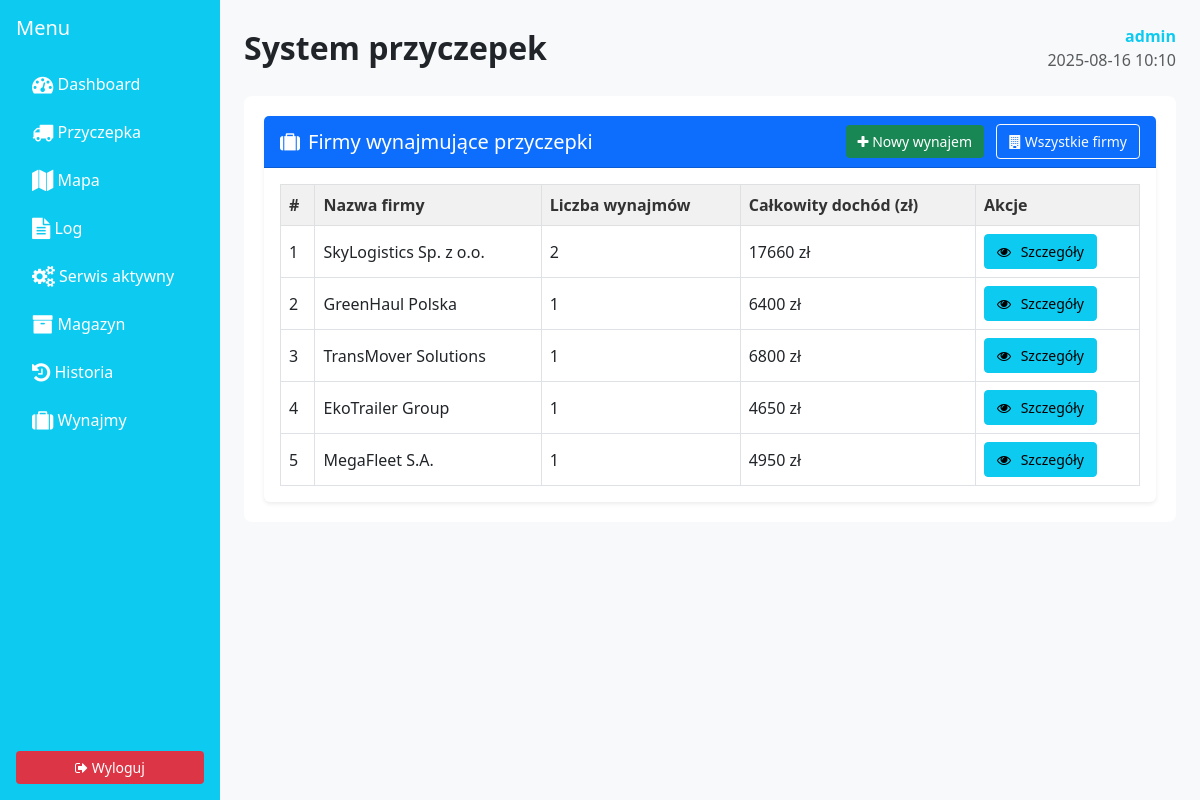
The app's page /rent/ (signed in) with its own data.
### rentalapp/models.py (models this page shows, shortened)
class Company(models.Model):
    name = models.CharField(max_length=100)
    email = models.EmailField(blank=True, null=True)
    phone = models.CharField(max_length=30, blank=True, null=True)

### rentalapp/views.py (the view)
# urls.py: path('rent/', views.rent_view, name='rent'),
@login_required
def rent_view(request):
    companies = Company.objects.filter(rentals__isnull=False).distinct().prefetch_related('rentals')
    for company in companies:
        company.total_cost = company.rentals.aggregate(total=Sum('cost'))['total'] or 0
    return render(request, 'rentalapp/rent/rent.html', {
        'companies': companies
    })

### templates/rentalapp/rent/rent.html (shortened to what this page needs)
{% extends 'rentalapp/base.html' %}
{% block content %}
    <div class="container mt-4">
        <div class="card shadow-sm border-0">
            <div class="card-header bg-primary text-white d-flex justify-content-between align-items-center">
                <h5 class="mb-0"><i class="fa fa-suitcase me-2"></i>Firmy wynajmujące przyczepki</h5>
                <div>
                    <a href="{% url 'rentalapp:add_rental' %}" class="btn btn-success btn-sm">
                        <i class="fa fa-plus"></i> Nowy wynajem
                    </a>
                    <a href="{% url 'rentalapp:company_list' %}" class="btn btn-outline-light btn-sm ms-2">
                        <i class="fa fa-building"></i> Wszystkie firmy
                    </a>
                </div>
            </div>
            <div class="card-body">
                {% if companies %}
                    <div class="table-responsive">
                        <table class="table table-bordered table-hover align-middle mb-0">
                            <thead class="table-light">
                            <tr>
                                <th>#</th>
                                <th>Nazwa firmy</th>
                                <th>Liczba wynajmów</th>
                                <th>Całkowity dochód (zł)</th>
                                <th>Akcje</th>
                            </tr>
                            </thead>
                            <tbody>
                            {% for company in companies %}
                                <tr>
                                    <td>{{ forloop.counter }}</td>
                                    <td>{{ company.name }}</td>
                                    <td>{{ company.rentals.count }}</td>
                                    <td>{{ company.total_cost|default:"0.00" }} zł</td>
                                    <td>
                                        <a href="{% url 'rentalapp:company_rent_detail' company.id %}"
                                           class="btn btn-sm btn-info">
                                            <i class="fa fa-eye"></i> Szczegóły
                                        </a>
                                    </td>
                                </tr>
                            {% endfor %}
                            </tbody>
                        </table>
                    </div>
                {% else %}
                    <div class="alert alert-info text-center mb-0">
                        Brak firm, które wynajmowały przyczepki.
                    </div>
                {% endif %}
            </div>
        </div>
    </div>
{% endblock %}

### templates/rentalapp/base.html (shortened to what this page needs)
{% load static %}
{% load tz %}
<!DOCTYPE html>
<html lang="pl">
<head>
  <link rel="stylesheet" href="https://cdn.jsdelivr.net/npm/bootstrap@5.3.0/dist/css/bootstrap.min.css">
  <link rel="stylesheet" href="https://cdn.jsdelivr.net/npm/font-awesome@4.7.0/css/font-awesome.min.css">
  <link rel="stylesheet" href="{% static 'rentalapp/css/style.css' %}">
</head>
<body>
<div class="d-flex">
    <div class="bg-info text-white p-3 d-flex flex-column" style="width: 220px; min-height: 100vh;">
        <h5 class="mb-4">Menu</h5>
        <ul class="nav flex-column">
            <li class="nav-item mb-2">
                <a class="nav-link text-white" href="{% url 'rentalapp:dashboard' %}"><i class="fa fa-tachometer fa-lg"></i> Dashboard</a>
            </li>
            <li class="nav-item mb-2">
                <a class="nav-link text-white" href="{% url 'rentalapp:trailer_list' %}"><i class="fa fa-truck fa-lg"></i> Przyczepka</a>
            </li>
            <li class="nav-item mb-2">
                <a class="nav-link text-white" href="{% url 'rentalapp:map_view' %}"><i class="fa fa-map fa-lg"></i> Mapa</a>
            </li>
            <li class="nav-item mb-2">
                <a class="nav-link text-white" href="{% url 'rentalapp:log' %}"><i class="fa fa-file-text fa-lg"></i> Log</a>
            </li>
            <li class="nav-item mb-2">
                <a class="nav-link text-white" href="{% url 'rentalapp:active_services' %}">
                    <i class="fa fa-cogs fa-lg"></i> Serwis aktywny
                </a>
            </li>
            <li class="nav-item mb-2">
                <a class="nav-link text-white" href="{% url 'rentalapp:warehouse_manager' %}"><i class="fa fa-archive fa-lg"></i> Magazyn</a>
            </li>
            <li class="nav-item mb-2">
                <a class="nav-link text-white" href="{% url 'rentalapp:rental_history' %}">
    <i class="fa fa-history fa-lg"></i> Historia
</a>
            </li>
            <li class="nav-item mb-2">
                <a class="nav-link text-white" href="{% url 'rentalapp:rent' %}"><i class="fa fa-suitcase fa-lg"></i> Wynajmy</a>
            </li>
        </ul>
        {% if user.is_authenticated %}
        <div class="mt-auto">
            <a class="btn btn-danger w-100" href="{% url 'rentalapp:logout' %}">
                <i class="fa fa-sign-out"></i> Wyloguj
            </a>
        </div>
        {% endif %}
    </div>
    <div class="p-4 flex-grow-1">
        <div class="d-flex justify-content-between align-items-center mb-4">
            <h2 class="mb-0">System przyczepek</h2>
            {% if user.is_authenticated %}
            <div class="text-end">
                <div class="text-info fw-bold">
                    {% if user.groups.exists %}{{ user.groups.first.name }} {{ user.username }}
                    {% else %}{{ user.username }}{% endif %}
                </div>
                <div class="text-muted">{% now "Y-m-d H:i" %}</div>
            </div>
            {% endif %}
        </div>
        {% block content %}{% endblock content %}
    </div>
</div>
</body>
</html>

### static/rentalapp/css/style.css (style rules this page uses)
body { background-color: #f8f9fa; font-family: 'Segoe UI', sans-serif; color: #212529; }
.container { background-color: #fff; padding: 20px; border-radius: 8px; }
h1, h2, h3 { font-weight: bold; }
.table th { background-color: #f1f1f1; color: #333; font-weight: bold; }
.table td, .table th { vertical-align: middle; }
.btn { border-radius: 4px; padding: 6px 12px; font-size: 14px; }
.btn-success { background-color: #198754; border: none; }
.btn-danger { background-color: #dc3545; border: none; }
.table td .fa { margin-right: 6px; }
.mt-4 { margin-top: 1.5rem; }
.w-100 { width: 100%; }

### records on screen
Company: name "SkyLogistics Sp. z o.o.", rentals.count "2", total_cost "17660"
Company: name "GreenHaul Polska", rentals.count "1", total_cost "6400"
Company: name "TransMover Solutions", rentals.count "1", total_cost "6800"
Company: name "EkoTrailer Group", rentals.count "1", total_cost "4650"
Company: name "MegaFleet S.A.", rentals.count "1", total_cost "4950"

### other values on screen
{{ user.username }} "admin"
